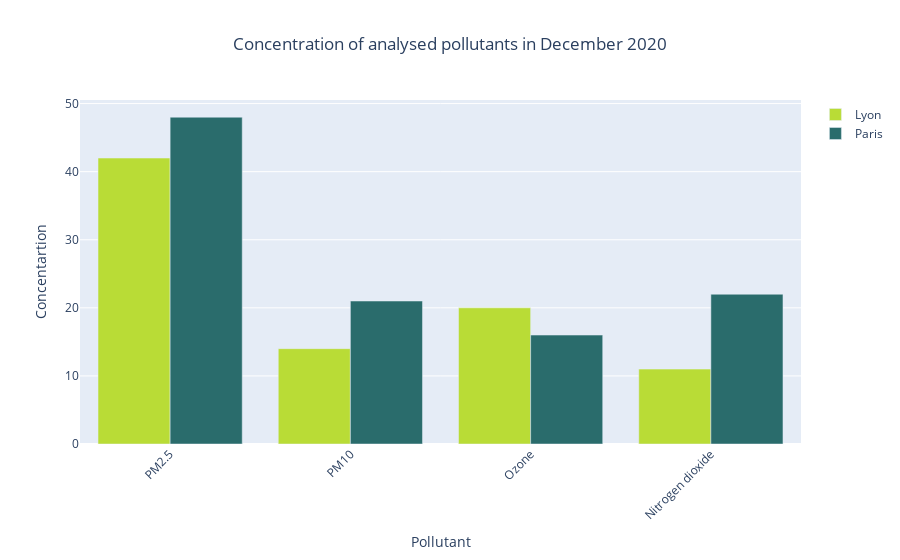

This figure's notebook cell:
### Code cell
fig_bar_month = go.Figure()

fig_bar_month.add_trace(
	go.Bar(x=['PM2.5','PM10','Ozone', 'Nitrogen dioxide'], y=table_pollutant['Lyon'], name='Lyon',marker_color='#B9DC36'),
)
fig_bar_month.add_trace(
    go.Bar(x=['PM2.5','PM10','Ozone', 'Nitrogen dioxide'], y=table_pollutant['Paris'], name='Paris',marker_color='#2A6C6C'),
)


month_dict={1:'January',2:'Ferbuary',3:'March',4:'April',5:'May',6:'June',7:'July',8:'August',9:'September',10:'October',11:'November',12:'December'}
name_poll = {'pm25':'PM2.5', 'pm10':'PM10','o3':'ozone','no2': 'nitrogen dioxide'}
# Layout
fig_bar_month.update_layout(barmode='group', xaxis_tickangle=-45,title=f"Concentration of analysed pollutants in {month_dict[month_chart]} {year_chart}",title_x=0.5,xaxis_title="Pollutant",
    yaxis_title="Concentartion",)
# Plot
fig_bar_month.show()

### Figure 1 — Plotly figure (JSON) as saved in the notebook; plotly's stock layout.template omitted (floating-point values rounded to 4 significant figures)
{"data": [{"marker": {"color": "#B9DC36"}, "name": "Lyon", "type": "bar", "x": ["PM2.5", "PM10", "Ozone", "Nitrogen dioxide"], "y": [42, 14, 20, 11]}, {"marker": {"color": "#2A6C6C"}, "name": "Paris", "type": "bar", "x": ["PM2.5", "PM10", "Ozone", "Nitrogen dioxide"], "y": [48, 21, 16, 22]}], "layout": {"barmode": "group", "title": {"text": "Concentration of analysed pollutants in December 2020", "x": 0.5}, "xaxis": {"tickangle": -45, "title": {"text": "Pollutant"}}, "yaxis": {"title": {"text": "Concentartion"}}}}
